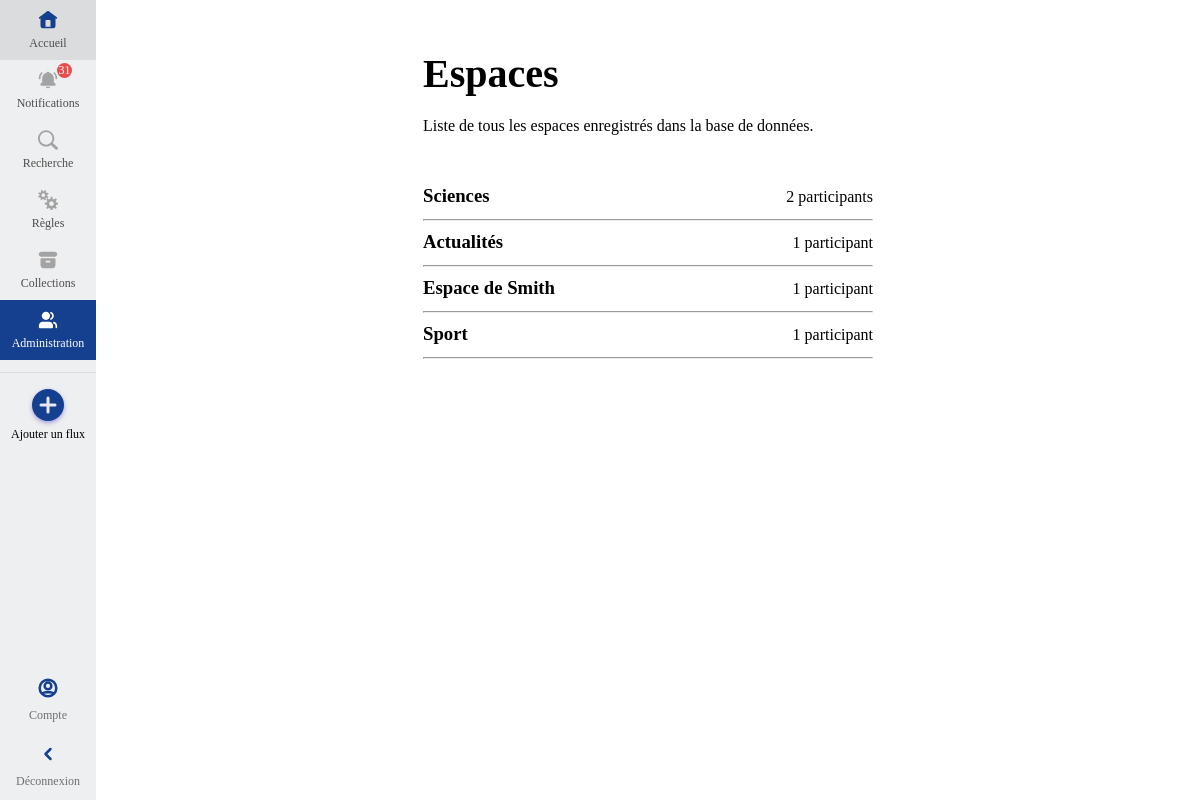
Page /espaces.php (signed in) on the committed database.
### tables this page shows
CREATE TABLE `espace` (
  `id_espace` int NOT NULL AUTO_INCREMENT,
  `nom` varchar(50) DEFAULT NULL,
  `article_wp` tinyint(1) NOT NULL DEFAULT '0',
  PRIMARY KEY (`id_espace`)
);

### public/espaces.php (called while the page is built, shortened)
<?php
require_once __DIR__ . "/../src/model/EspaceModel.php";
$espaces = EspaceModel::getAll();
require_once __DIR__ . "/../views/components/side-bar.php";
require_once __DIR__ . "/../views/espaces.php";

### src/model/EspaceModel.php (called while the page is built, shortened)
<?php
class EspaceModel
{
    static function getAll(): array
    {
        $mysqli = Database::connexion();
        $stmt = $mysqli->prepare("SELECT e.*, COUNT(c.id_utilisateur) AS nb_utilisateurs FROM espace e INNER JOIN contient_des c ON e.id_espace = c.id_espace GROUP BY e.id_espace ORDER BY article_wp DESC, nb_utilisateurs DESC, e.nom ASC");
        $stmt->execute();
        $res = $stmt->get_result()->fetch_all(MYSQLI_ASSOC);
        return $res;
    }
}

### views/espaces.php (the view, shortened to what this page needs)
<!DOCTYPE html>
<html lang="fr">
<head>
    <link rel="stylesheet" href="css/colors.css">
    <link rel="stylesheet" href="css/font.css">
    <link rel="stylesheet" href="css/side-bar.css">
    <link rel="stylesheet" href="css/style.css">
    <link rel="stylesheet" href="css/espace.css">
</head>
<body>
    <div id="main">
        <div>
            <header>
                <h1>Espaces</h1>
                <p>Liste de tous les espaces enregistrés dans la base de données.</p>
            </header>
            <?php foreach ($espaces as $espace) { ?>
                <a href="espace?id=<?= $espace["id_espace"] ?>" class="espace-container">
                    <div class="espace">
                        <div>
                            <h3 style="margin-bottom: 2px;"><?= $espace["nom"] ?></h3>
                        </div>
                        <span style="display: flex; justify-content: center; align-items: center;"><?= $espace["nb_utilisateurs"] ?> participant<?= $espace["nb_utilisateurs"] > 1 ? "s" : "" ?></span>
                    </div>
                </a>
                <hr>
            <?php } ?>
        </div>
    </div>
</body>
</html>

### public/css/colors.css (style rules this page uses)
:root { --border-color : #00000014; --highlight-color: #154090; --highlight-border-color: #10367c; --highlight-text-color: #032562; --background-color: #eeeff0; --btn-background-color: #f0f0f0; --btn-border-color: #d0d7de; --btn-hover-background-color: #fafafa; --text-secondary-color: #62696f; }

### public/css/side-bar.css (style rules this page uses)
a { text-decoration: none; }

### public/css/style.css (style rules this page uses)
* { margin: 0; padding: 0; font-family: 'Fira Sans'; }
body { box-sizing: border-box; height: 100vh; margin: 0; display: grid; grid-template-columns: 96px 325px auto; font-family: 'Fira Sans'; overflow-y: hidden; }

### public/css/espace.css (style rules this page uses)
body { grid-template-columns: 96px auto; }
div#main { display: flex; width: 100%; flex-direction: column; align-items: center; margin-top: 50px; }
header { margin-bottom: 40px; width: 450px; }
h1 { font-size: 2.5em; margin-bottom: 20px; }
div#main>div { display: flex; flex-direction: column; gap: 10px; }
a.espace-container>div { display: flex; width: 100%; justify-content: space-between; }
a { text-decoration: none; color: black; }

### rows in the picture
espace: nom "Sciences", nb_utilisateurs "2"
espace: nom "Actualités", nb_utilisateurs "1"
espace: nom "Espace de Smith", nb_utilisateurs "1"
espace: nom "Sport", nb_utilisateurs "1"

### other values in the picture
$nb_notifs "31"
